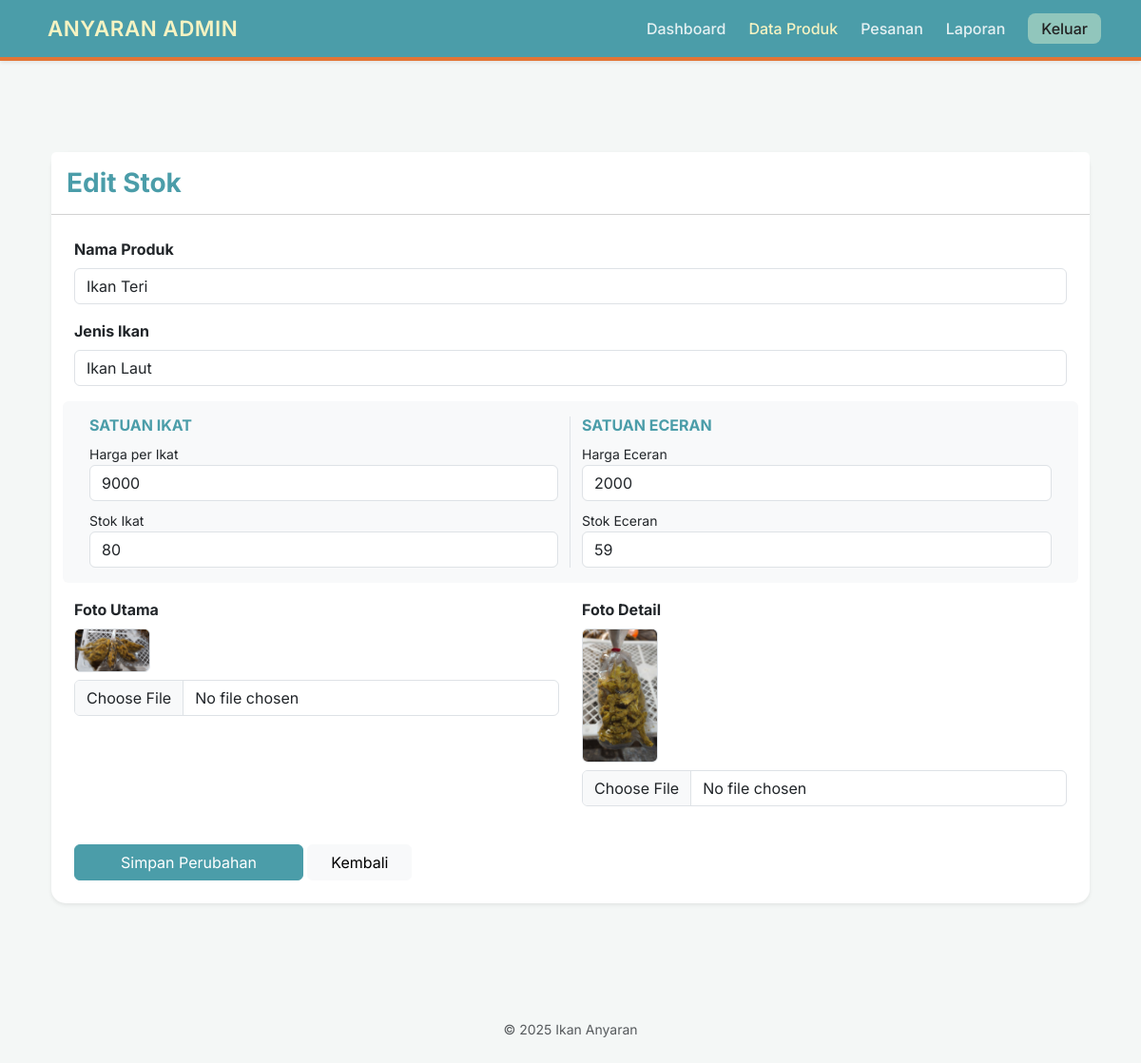
The page /admin/edit_produk.php?id=7 on the database its author committed.
### tables this page shows
CREATE TABLE `produk` (
  `id_produk` int(11) NOT NULL,
  `nama_produk` varchar(100) DEFAULT NULL,
  `jenis_ikan` enum('Ikan Laut','Ikan Tawar','Ikan Olahan') NOT NULL,
  `harga_eceran` int(11) DEFAULT NULL,
  `harga_ikat` int(11) DEFAULT NULL,
  `stok_ikat` int(11) NOT NULL DEFAULT 0,
  `stok_eceran` int(11) NOT NULL DEFAULT 0,
  `foto_produk` varchar(255) DEFAULT 'default_ikan.jpg',
  `foto_produk2` varchar(255) DEFAULT NULL,
  `deskripsi` text DEFAULT NULL,
  `created_at` timestamp NOT NULL DEFAULT current_timestamp()
);

### admin/edit_produk.php (the view, shortened to what this page needs)
<?php
include 'header_admin.php';
$id_produk = $_GET['id'];
$ambil = mysqli_query($conn, "SELECT * FROM produk WHERE id_produk='$id_produk'");
$p = mysqli_fetch_assoc($ambil);
?>
<div class="container py-5">
    <div class="card shadow-sm border-0" style="border-radius: 15px;">
        <div class="card-header bg-white py-3">
            <h3 class="fw-bold mb-0 text-tema">Edit Stok</h3>
        </div>
        <div class="card-body p-4">
            <form method="post" enctype="multipart/form-data">
                <div class="mb-3">
                    <label class="form-label fw-bold">Nama Produk</label>
                    <input type="text" name="nama" value="<?= $p['nama_produk'] ?>" class="form-control" required>
                </div>
                <div class="mb-3">
                    <label class="form-label fw-bold">Jenis Ikan</label>
                    <select name="jenis" class="form-control" required>
                        <option value="Ikan Laut" <?= ($p['jenis_ikan'] == 'Ikan Laut') ? 'selected' : '' ?>>Ikan Laut</option>
                    </select>
                </div>
                <div class="row bg-light p-3 rounded mb-3">
                    <div class="col-md-6 border-end">
                        <h6 class="fw-bold text-tema">SATUAN IKAT</h6>
                        <label class="small">Harga per Ikat</label>
                        <input type="number" name="harga_ikat" value="<?= $p['harga_ikat'] ?>" class="form-control mb-2" required>
                        <label class="small">Stok Ikat</label>
                        <input type="number" name="stok_ikat" value="<?= $p['stok_ikat'] ?>" class="form-control" required>
                    </div>
                    <div class="col-md-6">
                        <h6 class="fw-bold text-tema">SATUAN ECERAN</h6>
                        <label class="small">Harga Eceran</label>
                        <input type="number" name="harga_eceran" value="<?= $p['harga_eceran'] ?>" class="form-control mb-2" required>
                        <label class="small">Stok Eceran</label>
                        <input type="number" name="stok_eceran" value="<?= $p['stok_eceran'] ?>" class="form-control" required>
                    </div>
                </div>
                <div class="row">
                    <div class="col-md-6 mb-3">
                        <label class="form-label fw-bold">Foto Utama</label><br>
                        <img src="../uploads/<?= $p['foto_produk'] ?>" width="80" class="rounded border mb-2">
                        <input type="file" name="foto" class="form-control">
                    </div>
                    <div class="col-md-6 mb-3">
                        <label class="form-label fw-bold">Foto Detail</label><br>
                        <img src="../uploads/<?= $p['foto_produk2'] ?>" width="80" class="rounded border mb-2">
                        <input type="file" name="foto2" class="form-control">
                    </div>
                </div>
                <div class="mt-4">
                    <button name="edit" class="btn btn-tema px-5">Simpan Perubahan</button>
                    <a href="produk.php" class="btn btn-light px-4">Kembali</a>
                </div>
            </form>
        </div>
    </div>
</div>
<?php
include 'footer_admin.php';
?>

### admin/header_admin.php (style rules this page uses)
:root { --biru: #4B9DA9; --kuning: #F6F3C2; --orange: #E37434; }
body { font-family: 'Inter', sans-serif; }

### admin/edit_produk.php (style rules this page uses)
body { background-color: #f4f7f6; background-image: url("https://www.transparenttextures.com/patterns/cream-paper.png"); }
.btn-tema { background-color: #4B9DA9 !important; border-color: #4B9DA9 !important; color: white !important; transition: 0.3s; }
.text-tema { color: #4B9DA9 !important; }

### rows shown on the page
produk: nama "Ikan Teri", jenis "Ikan Laut", harga_ikat "9000", stok_ikat "80", harga_eceran "2000", stok_eceran "59", foto_produk (picture), foto_produk2 (picture)
